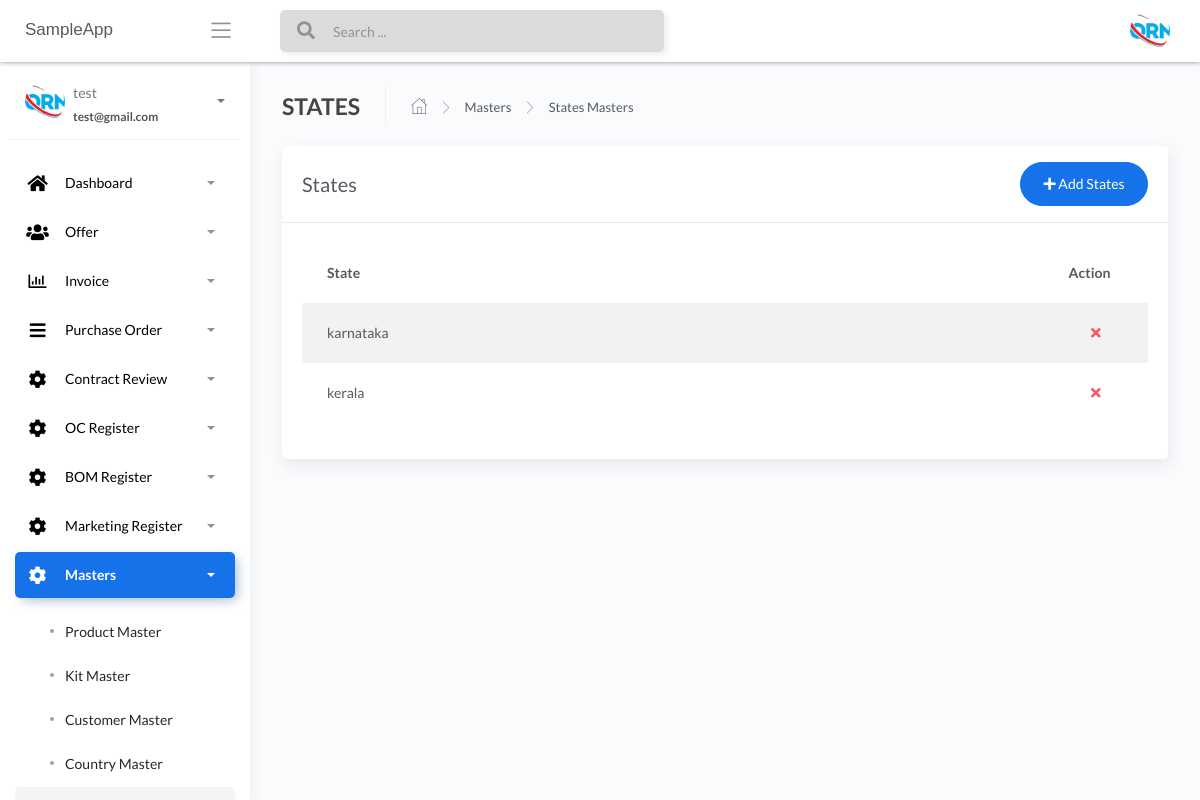
Page /State-masters (signed in) on the earlier database version.
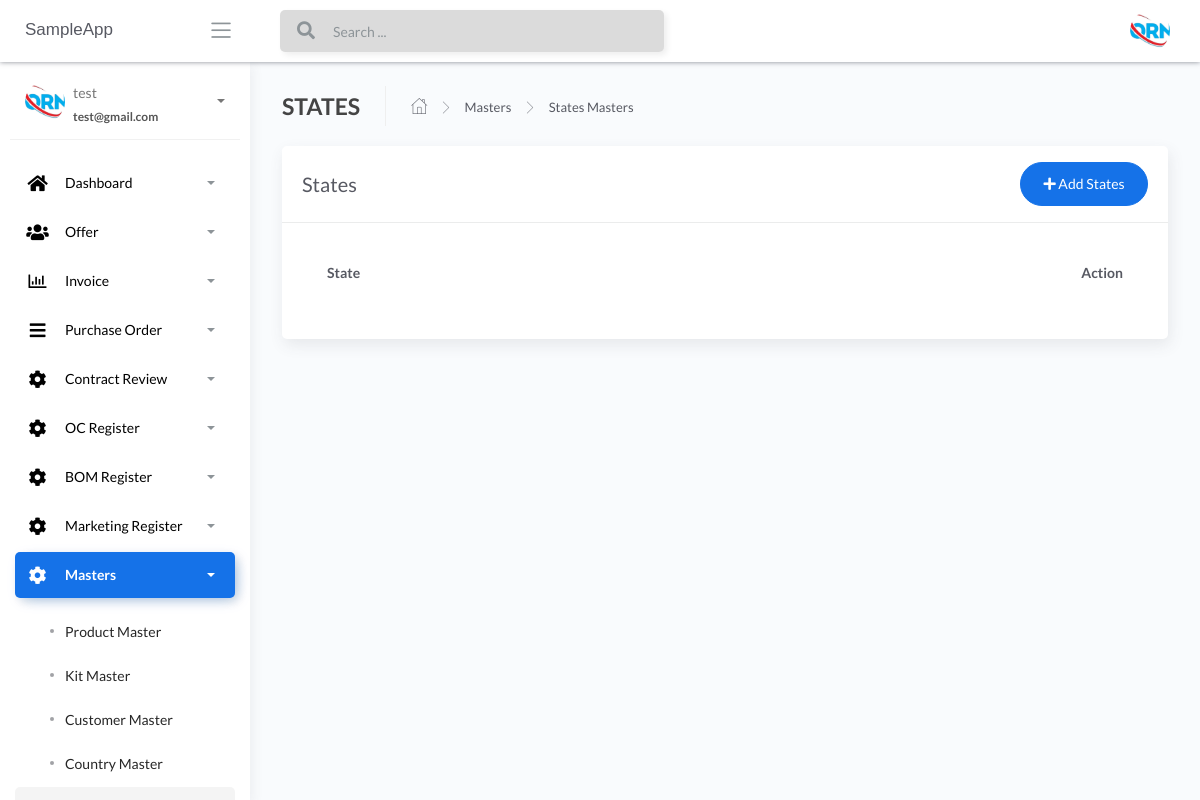
Same page on the later database version.
### apps/home/models.py (models this page shows, shortened)
class StateMaster(db.Model):
    __tablename__ = "StateMaster"
    id = db.Column(db.Integer, primary_key=True)
    state_name_temp = db.Column(db.String())

### apps/home/routes.py (the view, shortened to what this page needs)
@blueprint.route('/State-masters', methods=['GET', 'POST'])
@login_required
def State_masters():
    if request.method == 'GET':
        users = StateMaster.query.all()
        return render_template('home/State-masters.html', users=users, segment='State-masters')

### apps/__init__.py (called while the page is built)
def configure_database(app):
    @app.before_first_request
    def initialize_database():
        db.create_all()
    @app.teardown_request
    def shutdown_session(exception=None):
        db.session.remove()

### apps/authentication/models.py (called while the page is built)
@login_manager.user_loader
def user_loader(id):
    return Users.query.filter_by(id=id).first()

### apps/templates/home/State-masters.html (shortened to what this page needs)
{% extends "layouts/base.html" %}
{% block content %}
	<div class="content">
		<div class="page-inner">
			<div class="page-header">
				<h4 class="page-title">STATES</h4>
				<ul class="breadcrumbs">
					<li class="nav-home">
						<a href="#">
							<i class="flaticon-home"></i>
						</a>
					</li>
					<li class="separator">
						<i class="flaticon-right-arrow"></i>
					</li>
					<li class="nav-item">
						<a href="#">Masters</a>
					</li>
					<li class="separator">
						<i class="flaticon-right-arrow"></i>
					</li>
					<li class="nav-item">
						<a href="#">States Masters</a>
					</li>
				</ul>
			</div>
			<div class="row">
				<div class="col-md-12">
					<div class="card">
						<div class="card-header">
							<div class="d-flex align-items-center">
								<h4 class="card-title">States</h4>
								<button class="btn btn-primary btn-round ml-auto" data-toggle="modal" data-target="#addRowModal">
									<i class="fa fa-plus"></i>
									Add States
								</button>
							</div>
						</div>
						<div class="card-body">
							<div class="table-responsive">
								<table id="add-row" class="display table table-striped table-hover" >
									<thead>
										<tr>
											<th>State</th>
											<th style="width: 10%">Action</th>
										</tr>
									</thead>
									<tbody>
										{% for user in users %}
											<tr
											{% if loop.index %2==0 %}
											{% else %}
											{% endif %}
											>
											<td>{{user.state_name_temp}}</td>
											<td>
											<div class="form-button-action">
											<span style="font-size: 24px;color:red;">
											<a href="/{{user.id}}/deletestate" type="button" data-toggle="tooltip" title="" class="btn btn-link btn-danger" data-original-title="Remove"> <i class="fas fa-times"></i></a>
											</span>
											</div>
											</td>
										</tr>
									{% endfor %}
									</tbody>
								</table>
							</div>
						</div>
					</div>
				</div>
			</div>
		</div>
	</div>
{% endblock content %}

Differences in the rows shown:
removed StateMaster: state_name_temp "karnataka"
removed StateMaster: state_name_temp "kerala"
